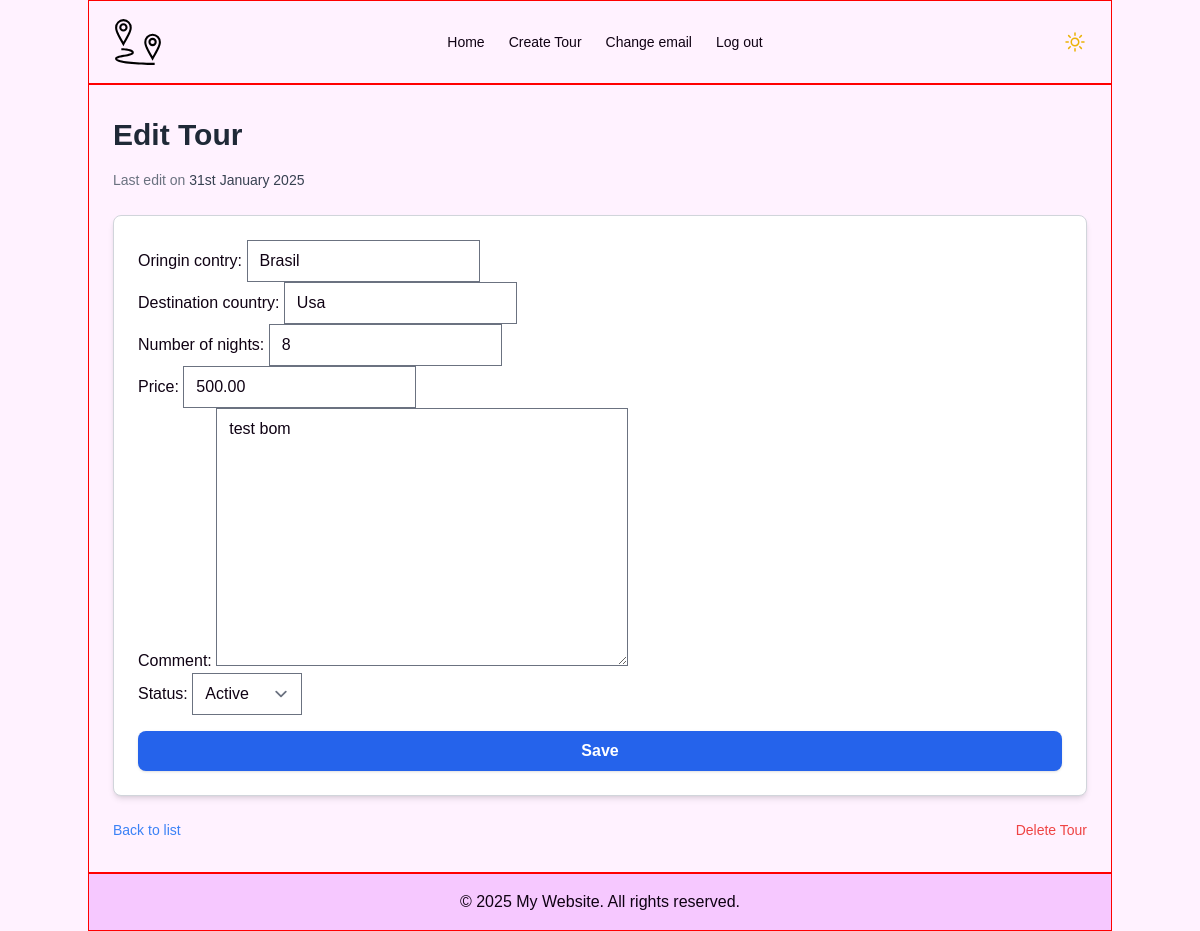
The page /tour/2/update/ (signed in) on the database its author committed.
### app/models.py (models this page shows, shortened)
class Tour(models.Model):
    oringin_contry = models.CharField(max_length=64)
    destination_country = models.CharField(max_length=64)
    number_of_nights = models.IntegerField()
    price = models.DecimalField(max_digits=10, decimal_places=2)
    comment = models.TextField(blank=True, default="")
    status = models.CharField(max_length=20, choices=TOUR_STATUS, default="active")
    create_at = models.DateTimeField(auto_now_add=True)
    update_at = models.DateTimeField(auto_now=True)
    creator = models.ForeignKey(
        settings.AUTH_USER_MODEL, on_delete=models.CASCADE, related_name="tours"
    )

### app/views.py (the view)
class TourUpdateView(LoginRequiredMixin, UserPassesTestMixin, UpdateView):
    template_name = "app/tour_update.html"
    model = Tour
    fields = [
        "oringin_contry",
        "destination_country",
        "number_of_nights",
        "price",
        "comment",
        "status",
    ]
    success_url = reverse_lazy("home")
    context_object_name = "tour"
    def test_func(self) -> bool | None:
        return self.request.user == self.get_object().creator

### templates/app/tour_update.html (shortened to what this page needs)
{% extends 'app/layouts/base_form.html' %}
{% block content %}
  <div class="container mx-auto px-4 py-8">
    <h1 class="text-3xl font-bold text-gray-800 mb-4">Edit Tour</h1>
    <p class="text-sm text-gray-500 mb-6">
      Last edit on <span class="font-medium text-gray-700">{{ tour.update_at|date:'jS F Y' }}</span>
    </p>
    <form method="POST" class="bg-white p-6 rounded-lg shadow-md border border-gray-300">
      {{ form.as_p }}
      <div class="mt-4">
        <button type="submit" class="w-full bg-blue-600 text-white font-semibold py-2 px-4 rounded-lg shadow hover:bg-blue-700 transition">Save</button>
      </div>
    </form>
    <div class="flex justify-between items-center mt-6">
      <a href="{% url 'home' %}" class="text-blue-500 hover:underline text-sm">Back to list</a>
      <a href="{% url 'tour_delete' tour.id %}" class="text-red-500 hover:underline text-sm">Delete Tour</a>
    </div>
  </div>
{% endblock %}

### rows shown on the page
Tour: update_at "31st January 2025", oringin_contry "Brasil", destination_country "Usa", number_of_nights "8", price "500.00", comment "test bom", status "Active"
